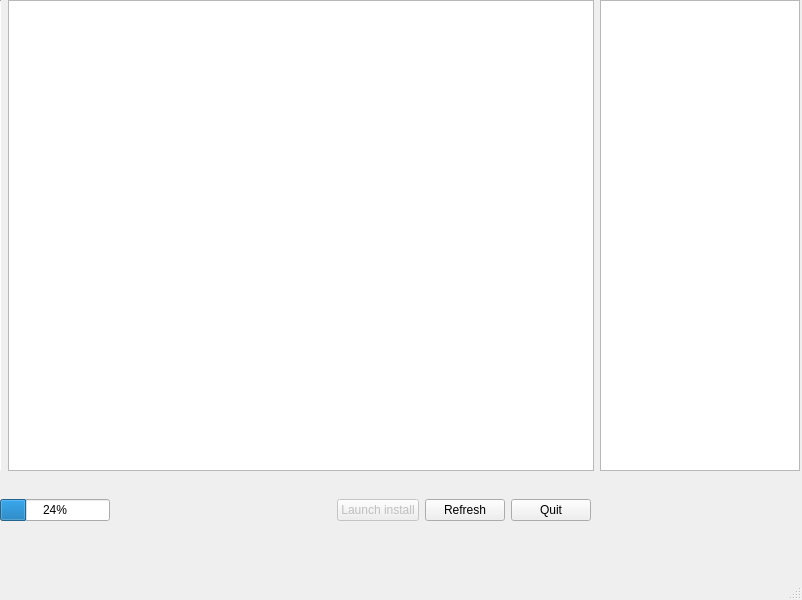
<?xml version="1.0" encoding="UTF-8"?>
<ui version="4.0">
 <class>MainWindow</class>
 <widget class="QMainWindow" name="MainWindow">
  <property name="geometry">
   <rect>
    <x>0</x>
    <y>0</y>
    <width>802</width>
    <height>600</height>
   </rect>
  </property>
  <property name="windowTitle">
   <string>MainWindow</string>
  </property>
  <widget class="QWidget" name="centralwidget">
   <widget class="QWidget" name="horizontalLayoutWidget_2">
    <property name="geometry">
     <rect>
      <x>0</x>
      <y>470</y>
      <width>591</width>
      <height>80</height>
     </rect>
    </property>
    <layout class="QHBoxLayout" name="horizontalLayout_2">
     <item>
      <widget class="QProgressBar" name="ProgressBar">
       <property name="value">
        <number>24</number>
       </property>
      </widget>
     </item>
     <item>
      <spacer name="horizontalSpacer_2">
       <property name="orientation">
        <enum>Qt::Horizontal</enum>
       </property>
       <property name="sizeHint" stdset="0">
        <size>
         <width>40</width>
         <height>20</height>
        </size>
       </property>
      </spacer>
     </item>
     <item>
      <spacer name="horizontalSpacer">
       <property name="orientation">
        <enum>Qt::Horizontal</enum>
       </property>
       <property name="sizeHint" stdset="0">
        <size>
         <width>40</width>
         <height>20</height>
        </size>
       </property>
      </spacer>
     </item>
     <item>
      <layout class="QHBoxLayout" name="horizontalLayout">
       <item>
        <widget class="QPushButton" name="InstallBtn">
         <property name="enabled">
          <bool>false</bool>
         </property>
         <property name="cursor">
          <cursorShape>PointingHandCursor</cursorShape>
         </property>
         <property name="statusTip">
          <string extracomment="Install selected packages ?"/>
         </property>
         <property name="text">
          <string>Launch install</string>
         </property>
         <property name="autoDefault">
          <bool>false</bool>
         </property>
         <property name="default">
          <bool>false</bool>
         </property>
         <property name="flat">
          <bool>false</bool>
         </property>
        </widget>
       </item>
       <item>
        <widget class="QPushButton" name="RefreshBtn">
         <property name="text">
          <string>Refresh</string>
         </property>
        </widget>
       </item>
       <item>
        <widget class="QPushButton" name="CloseBtn">
         <property name="text">
          <string>Quit</string>
         </property>
        </widget>
       </item>
      </layout>
     </item>
    </layout>
   </widget>
   <widget class="QWidget" name="horizontalLayoutWidget_3">
    <property name="geometry">
     <rect>
      <x>-1</x>
      <y>0</y>
      <width>801</width>
      <height>471</height>
     </rect>
    </property>
    <layout class="QHBoxLayout" name="horizontalLayout_3">
     <item>
      <widget class="Line" name="line">
       <property name="orientation">
        <enum>Qt::Vertical</enum>
       </property>
      </widget>
     </item>
     <item>
      <widget class="QTableView" name="PackageTable"/>
     </item>
     <item>
      <widget class="QTextBrowser" name="LogWindow">
       <property name="maximumSize">
        <size>
         <width>200</width>
         <height>16777215</height>
        </size>
       </property>
      </widget>
     </item>
    </layout>
   </widget>
  </widget>
  <widget class="QStatusBar" name="statusbar"/>
 </widget>
 <tabstops>
  <tabstop>InstallBtn</tabstop>
  <tabstop>CloseBtn</tabstop>
  <tabstop>RefreshBtn</tabstop>
  <tabstop>LogWindow</tabstop>
 </tabstops>
 <resources/>
 <connections/>
</ui>
